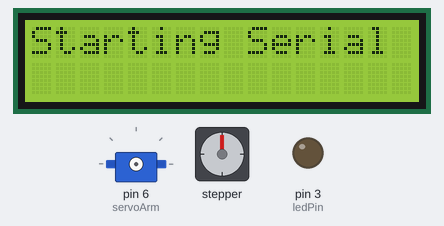
Bench run of a program on a simulated Arduino Uno, built with avr-gcc and run on an emulated ATmega328P. On the bench: 16×2 character LCD, servo, stepper motor, output pins drawn as LEDs (lit = HIGH). Random numbers use the default seed unless the program sets one; stepper angles assume 2048 steps per turn; what the program prints to the serial monitor is not drawn.

Above: at 0.1 s.
At 0.6 s:
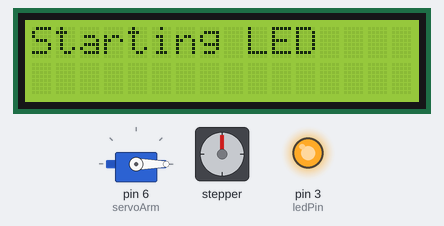
At 1.8 s:
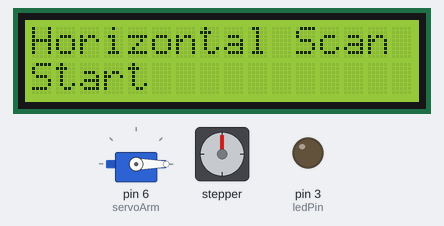
At 9.7 s:
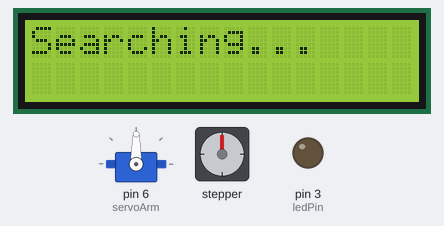
At 16.06 s:
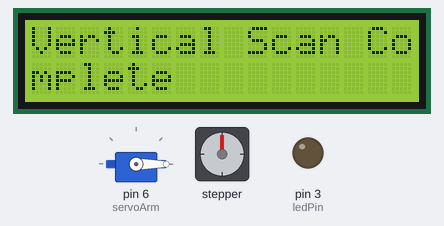
At 33.3 s:
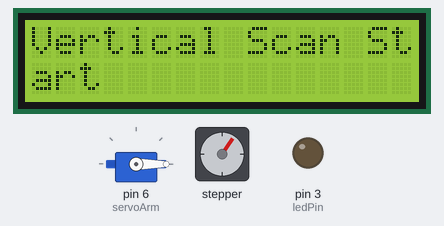
Timing chart, 0 to 40.0 s (numbered marks = the images above):
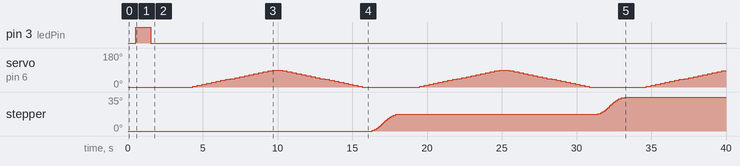

Measured:
- by itself, stepper: turns 17° clockwise in 1.6 s, then 18° clockwise in 1.8 s
- what the display in image 1 shows lasts 1.1 s, from 0.4 s to 1.5 s

The program:

main.cpp
```cpp
// ************ Description *****************

/*
* Created by Elena Justo
*
* This file is responsible for controlling the ground station, including:
* - The servo arm carrying the IR sensors
* - The stepper motor that rotates the tower
* - The IR transmitter code for the ground station
* - The IR receiver code for the ground station
*/

// ************ Libraries ********************
#include <Arduino.h>
#include <AccelStepper.h>
#include <Servo.h>
#include <IRremote.h>
#include <Wire.h>
#include <LiquidCrystal_I2C.h>


// ************ Variables ********************

// Stepper Motor Variables
#define MotorInterfaceType 4                                  // Step constant for stepper motor
AccelStepper towerStepper(MotorInterfaceType, 8, 10, 9, 11);  // Step sequence for motor is IN1-IN3-IN2-IN4

// Servo Motor Variables
Servo servoArm;                                               // Servo object. Pin assignment  in setup() loop. Pin = 6

// IR  Variables
int IR_LED_PIN = 13;                                          // Signal out pin for transmitter
IRsend irsend;                                                // Initialise the IRsend object
int delayTime = 100;                                          // Time to wait between each ping
int messageDelay = 50;                                        // Time to wait between each character being sent

int IR_RECEIVE_PIN = 4;                                       // Signal pin for IR receiver
IRrecv irrecv(IR_RECEIVE_PIN);                                // Create an IRrecv object
decode_results decodedSignal;                                 // Stores results from IR detector

const uint8_t PING_COMMAND = 0x01;                            // Command for ping - Hex value for "1"
const uint8_t ACK_COMMAND = 0x02;                             // Command for ack - Hex value for "2"

const int ledPin = 3;                                         // Use LED to signal if IR message is received
bool lightState = LOW;                                        // Keep track of whether the LED is on
unsigned long last = millis();                                // Remember when we last received an IR message

// LCD Variables
LiquidCrystal_I2C lcd(0x27, 16, 2);                           // Initialise the LCD with I2C address 0x27 for a 16x2 character display

// Tracking
bool connectionState = false;  // Tracks the connection state
int currentSearchRadius = 2;  // Current search radius in degrees


// ************ Functions ********************


// Function for LCD to display any given string
void displayString(String message) {
  lcd.clear();                                                  // Clear the LCD
  lcd.setCursor(0, 0);                                          // Set the cursor to the first line
  int displayLength = 16;                                       // Maximum number of characters per line

  // Display the message in chunks of 'displayLength' characters
  for (int i = 0; i < message.length(); i += displayLength) {
    String chunk = message.substring(i, min(i + displayLength, message.length()));
    lcd.print(chunk);                                           // Print the chunk of the message

    // Move to the next line or exit if the message ends
    if (i + displayLength < message.length()) {
      lcd.setCursor(0, 1);                                      // Move cursor to the second line
    } else {
      break;                                                    // Exit the loop if the end of the message is reached
    }
  }
  delay(100);
}


// Simulates checkSignal() function
bool checkSignalDummy(){

  // Simulate the sending of a ping and waiting for a receipt
  delay(50);

  // Randomly decide whether a ping receipt is received or not
  int chanceOfSuccess = 100;                                     // Adjust chance of success as needed - Currenlty 0%
  if (random(0, 100) > chanceOfSuccess) {

    // Simulate a successful ping receipt
    Serial.println("Signal received!"); // Debug
    return true;

  } else {
    // Simulate a failed ping receipt
    Serial.println("NO SIGNAL :("); // Debug
    return false;

  };
};


// Function to receive ASCII characters
String receivedString = "";  // Global variable to hold the received string
const uint8_t MAX_STRING_LENGTH = 11;  // Length of "EEEEEEEEEEE"
const char TERMINATION_CHARACTER = '\n';  // Termination character
const int stabilizationDelay = 100; // Delay in milliseconds for stabilization at the beginning of signal check

bool checkSignalChar() {
  delay(stabilizationDelay); // Wait for stabilization before starting signal check

  if (IrReceiver.decode()) {
    digitalWrite(ledPin, HIGH);

    if (IrReceiver.decodedIRData.protocol == NEC) {
      uint8_t receivedValue = IrReceiver.decodedIRData.command;

      // Append the received character to the string
      receivedString += (char)receivedValue;

      // Check for string completion by length or termination character
      if (receivedString.length() >= MAX_STRING_LENGTH || receivedValue == TERMINATION_CHARACTER) {
        Serial.print(F("Received String: "));
        Serial.println(receivedString);

        // Check if the received string matches "EEEEEEEEEEE"
        bool isMatch = (receivedString == "EEEEEEEEEEE");
        receivedString = ""; // Reset the string for the next message
        digitalWrite(ledPin, LOW);

        if (isMatch) {
          displayString("Signal Found!");
          delay(5000);
          displayString("EEEEEEEEEEE"); // Display the string if it matches
          return true; // Return true if the string matches "EEEEEEEEEEE"
        } else {
          return false; // Return false if the string doesn't match
        }
      }
    } else {
      Serial.println("Noise");
      displayString("Noise");
      receivedString = ""; // Reset the string if noise is detected
    }

    IrReceiver.resume();
    digitalWrite(ledPin, LOW);
  } else {
    Serial.println("No signal, Searching...");
    displayString("Searching...");
  }

  return false; // Return false if no signal is received or if the signal is not NEC
}


// Vertical Scan Function
bool verticalScan() {
  displayString("Vertical Scan Start");
  delay(1000);
  const int stabilizationDelay = 100; // Delay in milliseconds to allow for stabilization

  // Scan upwards from 0 to 180 degrees
  for (int degree = 0; degree <= 90; degree += 5) {
    servoArm.write(degree);
    delay(stabilizationDelay); // Wait for stabilization after moving

    // Check for signal at this vertical degree
    if (checkSignalChar()) {
      Serial.println("Signal found during initial vertical scan");
      delay(3000); // Hold position for a while (for debugging)
      displayString("Vertical Scan Complete");
      return true; // Signal found
    }
  }

  // Scan downwards from 180 to 0 degrees
  for (int degree = 90; degree >= 0; degree -= 5) {
    servoArm.write(degree); // Position arm to the next degree
    delay(stabilizationDelay); // Wait for stabilization after moving

    // Check for signal at this vertical degree
    if (checkSignalChar()) {
      Serial.println("Signal found during final vertical scan");
      delay(3000); // Hold position for a while (for debugging)
      displayString("Vertical Scan Complete");
      return true; // Signal found
    }
  }

  Serial.println("No signal found in vertical scan");
  displayString("Vertical Scan Complete");
  return false; // No signal found in the entire vertical scan
}


// Horizontal Scan Function - Scans the whole sky, using vertical scan and checkSignal downstream.
void horizontalScan() {
  displayString("Horizontal Scan Start");
  delay(1000);
  Serial.println("Starting horizontal scan");                 // Debug statement

  int stepsToCover = 1000;                                    // Number of degrees to cover in steps: 360 = 2038, 180 = 1019

  for (int step = 0; step <= stepsToCover; step += 100){      // Move in steps of 300

    // Position to next step of stepsToCover
    towerStepper.moveTo(step);
    while (towerStepper.distanceToGo() != 0) {
      towerStepper.run();
    }

    // Calls vertical scan
    if (verticalScan()) {
      Serial.println("SIGNAL FOUND - EXITING SCAN");
      break;                                                  // Exits horizontal scan if signal is detected from vertical scan
    };

    Serial.print("Step: ");                                   // Debug statement
    Serial.print(step);                                       // Debug statement
    Serial.print(" of ");                                     // Debug statement
    Serial.print(stepsToCover);                               // Debug statement
    Serial.println(" steps");                                 // Debug statement
  };

  Serial.println("Completed horizontal scan");                // Debug statement
  displayString("Horizontal Scan Complete");
};


// ************ Main Program ********************


void setup() {

  // Initialise LCD
  lcd.init();                                    // Initialise the LCD
  lcd.backlight();                               // Turn on backlight

  // Initialise the serial port:
  displayString("Starting Serial");
  Serial.begin(9600);

  // Servo motor setup
  displayString("Starting Servo");
  servoArm.attach(6);                             // Set pin 6 for servo control
  servoArm.write(0);                              // Start arm at a horizontal right angle

	// Stepper motor setup
  displayString("Starting Stepper");
	towerStepper.setMaxSpeed(200.0);
	towerStepper.setAcceleration(80.0);
	towerStepper.setSpeed(200);

  displayString("Starting LED");
  pinMode(ledPin, OUTPUT);                       // Initialise LED
  digitalWrite(ledPin, HIGH);
  delay(1000);
  digitalWrite(ledPin, LOW);

  // IR Receiver setup
  displayString("Starting IR");
  irsend.begin(IR_LED_PIN);                                         // Start the transmitter
  //irrecv.begin(IR_RECEIVE_PIN, ENABLE_LED_FEEDBACK, ledPin);        // Start the receiver object - Incorrect way of starting?
  irrecv.enableIRIn();                                            // Start the receiver object

  Serial.print(F("Ready to receive IR signals of protocols: "));
  printActiveIRProtocols(&Serial);

  displayString("Ready to go!");

};

void loop() {

  // Clear the LCD every loop
  lcd.clear();

  // Continously scan the sky
  horizontalScan();

};
```
